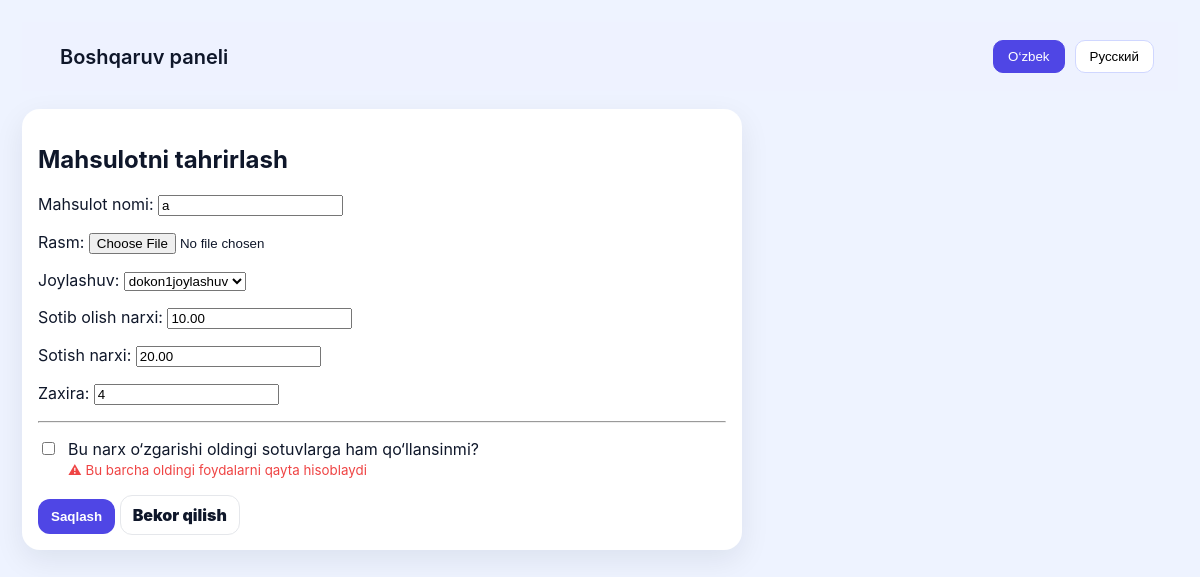
The page /inventory/11/edit/ (signed in) on the database its author committed.
### inventory/models.py (models this page shows, shortened)
class Location(models.Model):
    market = models.ForeignKey(Market, on_delete=models.CASCADE)
    name = models.CharField(max_length=255)
    def __str__(self):
        return self.name

class Product(models.Model):
    market = models.ForeignKey(Market, on_delete=models.CASCADE)
    name = models.CharField(max_length=255)
    image = models.ImageField(upload_to="products/", blank=True, null=True)
    location = models.ForeignKey(Location, on_delete=models.PROTECT)
    purchase_price = models.DecimalField(max_digits=12, decimal_places=2)
    sell_price = models.DecimalField(max_digits=12, decimal_places=2)
    stock = models.PositiveIntegerField(default=0)
    sold = models.PositiveIntegerField(default=0)
    created_at = models.DateTimeField(auto_now_add=True)
    is_active = models.BooleanField(default=True)

### inventory/views.py (the view, shortened to what this page needs)
# urls.py: path("<int:pk>/edit/", views.product_edit, name="product_edit"),
@market_required
def product_edit(request, pk):
    market_id = request.session["market_id"]
    product = get_object_or_404(
        Product,
        pk=pk,
        market_id=market_id
    )
    form = ProductForm(
        request.POST or None,
        request.FILES or None,
        instance=product,
        market_id=market_id
    )
    return render(request, "inventory/product_form.html", {
        "form": form,
        "mode": "edit",
        "product": product,
    })

### inventory/forms.py
class ProductForm(forms.ModelForm):
    def __init__(self, *args, **kwargs):
        market_id = kwargs.pop("market_id", None)
        super().__init__(*args, **kwargs)
        if market_id:
            self.fields["location"].queryset = Location.objects.filter(
                market_id=market_id
            )
        else:
            self.fields["location"].queryset = Location.objects.none()
    class Meta:
        model = Product
        fields = [
            "name",
            "image",
            "location",
            "purchase_price",
            "sell_price",
            "stock",
        ]
        labels = {
            "name": _("Mahsulot nomi"),
            "image": _("Rasm"),
            "location": _("Joylashuv"),
            "purchase_price": _("Sotib olish narxi"),
            "sell_price": _("Sotish narxi"),
            "stock": _("Zaxira"),
        }

### templates/inventory/product_form.html (shortened to what this page needs)
{% extends "layout.html" %}
{% load i18n %}
{% block content %}
<div class="panel" style="max-width:720px">
  <h2>
    {% if mode == "add" %}
      {% trans "Add product" %}
    {% else %}
      {% trans "Edit product" %}
    {% endif %}
  </h2>
  <form method="post" enctype="multipart/form-data">
    {{ form.as_p }}
    {% if mode == "edit" %}
      <hr style="margin:16px 0">
      <label style="display:flex;gap:10px;align-items:flex-start">
        <input type="checkbox" name="recalc_sales">
        <span>
          {% trans "Apply this price change to previous sales" %}
          <br>
          <small style="color:#ef4444">
            {% trans "⚠ This will recalculate profit of ALL past sales" %}
          </small>
        </span>
      </label>
    {% endif %}
    <div style="margin-top:20px">
      <button class="btn primary" type="submit">
        {% trans "Save" %}
      </button>
      <a class="btn" href="{% url 'inventory_list' %}">
        {% trans "Cancel" %}
      </a>
    </div>
  </form>
</div>
{% endblock %}

### static/app.css (style rules this page uses)
:root { --bg:#eef3ff; --card:#ffffff; --ink:#0f172a; --muted:#6b7280; --line:#e5e7eb; --brand:#4f46e5; --brand2:#2563eb; --good:#16a34a; --bad:#ef4444; --soft:#f8fafc; --shadow: 0 10px 30px rgba(15,23,42,.08); --r:18px; }
* { box-sizing:border-box }
body { margin:0;font-family:Inter,system-ui,Segoe UI,Arial;background:var(--bg);color:var(--ink) }
a { text-decoration:none;color:inherit }
.panel { margin-top:18px;background:var(--card);border-radius:var(--r);box-shadow:var(--shadow);padding:16px; }
.btn { padding:9px 12px;border-radius:12px;border:1px solid var(--line);background:white;font-weight:900;cursor:pointer; }
.btn.primary { background:var(--brand);border-color:transparent;color:white }

### rows shown on the page
Location: name "a"
Product: location "dokon1joylashuv", purchase_price "10.00", sell_price "20.00", stock "4"
